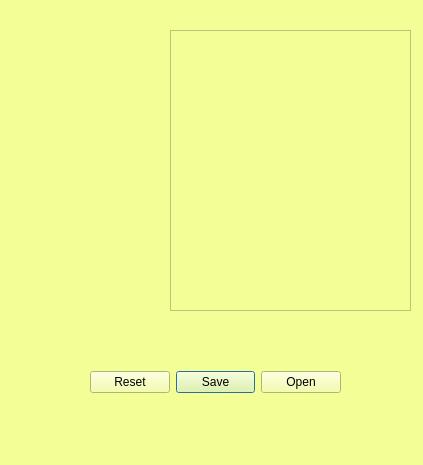
<?xml version="1.0" encoding="UTF-8"?>
<ui version="4.0">
 <class>krasnov</class>
 <widget class="QWidget" name="krasnov">
  <property name="geometry">
   <rect>
    <x>0</x>
    <y>0</y>
    <width>423</width>
    <height>465</height>
   </rect>
  </property>
  <property name="windowTitle">
   <string>Form</string>
  </property>
  <property name="styleSheet">
   <string notr="true">QPushButton:hover {background: rgb(243, 255, 17)}
QPushButton {background: rgb(200, 255, 17); color: black}
QLabel {background: rgb(243,255,150);  border-color: rgb(45,45,45)}
QTextEdit {background: rgb(243,255,150)}
QWidget{background-color: rgb(243,255,150)}




</string>
  </property>
  <widget class="QLabel" name="label">
   <property name="geometry">
    <rect>
     <x>20</x>
     <y>70</y>
     <width>91</width>
     <height>111</height>
    </rect>
   </property>
   <property name="text">
    <string/>
   </property>
  </widget>
  <widget class="QTextEdit" name="textEdit">
   <property name="geometry">
    <rect>
     <x>170</x>
     <y>30</y>
     <width>241</width>
     <height>281</height>
    </rect>
   </property>
  </widget>
  <widget class="QDialogButtonBox" name="buttonBox">
   <property name="geometry">
    <rect>
     <x>90</x>
     <y>370</y>
     <width>251</width>
     <height>25</height>
    </rect>
   </property>
   <property name="standardButtons">
    <set>QDialogButtonBox::Open|QDialogButtonBox::Reset|QDialogButtonBox::Save</set>
   </property>
  </widget>
 </widget>
 <resources/>
 <connections/>
</ui>
